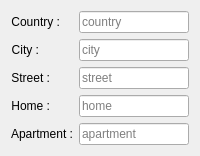
           <widget class="QWidget" name="tabAddress">
            <attribute name="title">
             <string>Address</string>
            </attribute>
            <layout class="QFormLayout" name="formLayout_2">
             <property name="fieldGrowthPolicy">
              <enum>QFormLayout::AllNonFixedFieldsGrow</enum>
             </property>
             <item row="0" column="0">
              <widget class="QLabel" name="lblCountry">
               <property name="text">
                <string>Country :</string>
               </property>
               <property name="alignment">
                <set>Qt::AlignRight|Qt::AlignTrailing|Qt::AlignVCenter</set>
               </property>
              </widget>
             </item>
             <item row="0" column="1">
              <widget class="QLineEdit" name="leCountry">
               <property name="placeholderText">
                <string>country</string>
               </property>
              </widget>
             </item>
             <item row="1" column="0">
              <widget class="QLabel" name="lblCity">
               <property name="text">
                <string>City :</string>
               </property>
               <property name="alignment">
                <set>Qt::AlignRight|Qt::AlignTrailing|Qt::AlignVCenter</set>
               </property>
              </widget>
             </item>
             <item row="1" column="1">
              <widget class="QLineEdit" name="leCity">
               <property name="placeholderText">
                <string>city</string>
               </property>
              </widget>
             </item>
             <item row="2" column="0">
              <widget class="QLabel" name="lblStreet">
               <property name="text">
                <string>Street :</string>
               </property>
               <property name="alignment">
                <set>Qt::AlignRight|Qt::AlignTrailing|Qt::AlignVCenter</set>
               </property>
              </widget>
             </item>
             <item row="2" column="1">
              <widget class="QLineEdit" name="leStreet">
               <property name="placeholderText">
                <string>street</string>
               </property>
              </widget>
             </item>
             <item row="3" column="0">
              <widget class="QLabel" name="lblHome">
               <property name="text">
                <string>Home :</string>
               </property>
               <property name="alignment">
                <set>Qt::AlignRight|Qt::AlignTrailing|Qt::AlignVCenter</set>
               </property>
              </widget>
             </item>
             <item row="3" column="1">
              <widget class="QLineEdit" name="leHome">
               <property name="placeholderText">
                <string>home</string>
               </property>
              </widget>
             </item>
             <item row="4" column="0">
              <widget class="QLabel" name="lblApartment">
               <property name="text">
                <string>Apartment :</string>
               </property>
               <property name="alignment">
                <set>Qt::AlignRight|Qt::AlignTrailing|Qt::AlignVCenter</set>
               </property>
              </widget>
             </item>
             <item row="4" column="1">
              <widget class="QLineEdit" name="leApartment">
               <property name="placeholderText">
                <string>apartment</string>
               </property>
              </widget>
             </item>
            </layout>
           </widget>
